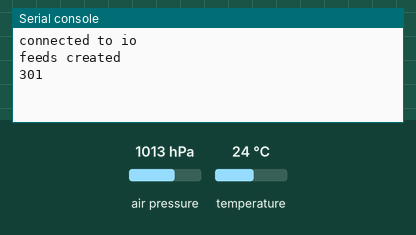
A program run on a simulated Raspberry Pi Pico running CircuitPython. Shown: the last lines printed to the serial console. Inputs (shaded band) come from the test bench; at power-on: air pressure 1013 hPa, temperature 24 °C. No MQTT or app messages arrive unless stated; values from a settings file that is not in the repository are placeholders.

Above: at 3.6 s.
3.7 s: air pressure set to 952 hPa
At 4.8 s:
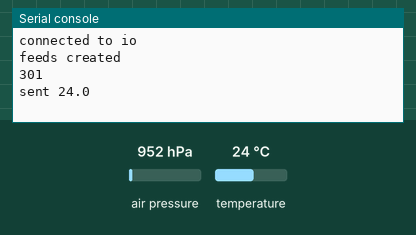
6.5 s: temperature set to 12 °C
At 8.0 s:
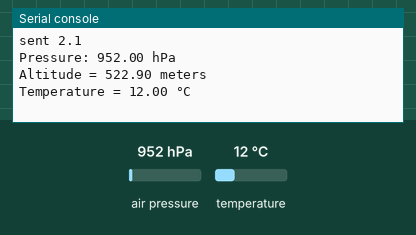
Timing chart, 0 to 9.5 s (numbered marks = the images above; inputs shaded):
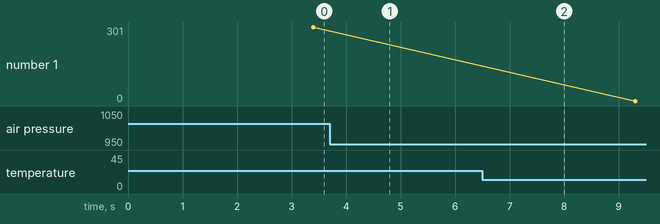

The program:

adafruit_io_bmp280.py
```python
'''
Pi Pico W with Adafruit IO + BMP280 Sensor

Additional Library:
 - adafruit_bmp280.mpy
 - adafruit_io
 - adafruit_minimqtt
 - adafruit_register

References:
[1] https://learn.adafruit.com/pico-w-wifi-with-circuitpython/pico-w-with-adafruit-io
'''

import os
import time
import ssl
import wifi
import socketpool
import microcontroller
import board
import busio
import adafruit_requests
import adafruit_bmp280
from adafruit_io.adafruit_io import IO_HTTP, AdafruitIO_RequestError

wifi.radio.connect(os.getenv('WIFI_SSID'), os.getenv('WIFI_PASSWORD'))

aio_username = os.getenv('aio_username')
aio_key = os.getenv('aio_key')

pool = socketpool.SocketPool(wifi.radio)
requests = adafruit_requests.Session(pool, ssl.create_default_context())
# Initialize an Adafruit IO HTTP API object
io = IO_HTTP(aio_username, aio_key, requests)
print("connected to io")

#  use Pico W's GP6 for SDA and GP7 for SCL
i2c_sensor = busio.I2C(scl=board.GP7, sda=board.GP6)
bmp280 = adafruit_bmp280.Adafruit_BMP280_I2C(i2c_sensor, address=0x76)

try:
# get feed
    picowTemp_feed = io.get_feed("bmp-280.temperature")
    picowPress_feed = io.get_feed("bmp-280.pressure")
    picowAlt_feed = io.get_feed("bmp-280.altitude")
except AdafruitIO_RequestError:
# if no feed exists, create one
    picowTemp_feed = io.create_new_feed("bmp-280.temperature")
    picowPress_feed = io.create_new_feed("bmp-280.pressure")
    picowAlt_feed = io.create_new_feed("bmp-280.altitude")

#  pack feed names into an array for the loop
feed_names = [picowTemp_feed, picowPress_feed, picowAlt_feed]
print("feeds created")

clock = 300

while True:
    try:
        #  when the clock runs out..
        if clock > 300:
            #  read sensor
            data = [bmp280.temperature, bmp280.pressure, bmp280.altitude]
            #  send sensor data to respective feeds
            for z in range(3):
                io.send_data(feed_names[z]["key"], data[z])
                print("sent %0.1f" % data[z])
                time.sleep(1)
            #  print sensor data to the REPL
            print("Pressure: {:.2f} hPa".format(bmp280.pressure))
            print("Altitude = {:.2f} meters".format(bmp280.altitude))
            print("Temperature = {:.2f} °C".format(bmp280.temperature))
            print()
            time.sleep(1)
            #  reset clock
            clock = 0
        else:
            clock += 1
    # pylint: disable=broad-except
    #  any errors, reset Pico W
    except Exception as e:
        print("Error:\n", str(e))
        print("Resetting microcontroller in 10 seconds")
        time.sleep(10)
        microcontroller.reset()
    #  delay
    time.sleep(1)
    print(clock)
```

Measured:
- after the input at 6.5 s, the serial console: prints a new line after 0.80 s (image 2)
